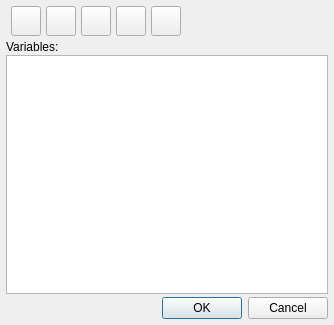
<?xml version="1.0" encoding="UTF-8"?>
<ui version="4.0">
 <class>QDesVariables</class>
 <widget class="QDialog" name="QDesVariables">
  <property name="geometry">
   <rect>
    <x>0</x>
    <y>0</y>
    <width>334</width>
    <height>325</height>
   </rect>
  </property>
  <property name="windowTitle">
   <string>Variables</string>
  </property>
  <property name="locale">
   <locale language="Russian" country="Ukraine"/>
  </property>
  <layout class="QVBoxLayout" name="verticalLayout_2">
   <property name="spacing">
    <number>3</number>
   </property>
   <property name="leftMargin">
    <number>6</number>
   </property>
   <property name="topMargin">
    <number>5</number>
   </property>
   <property name="rightMargin">
    <number>6</number>
   </property>
   <property name="bottomMargin">
    <number>6</number>
   </property>
   <item>
    <widget class="QFrame" name="frame">
     <property name="minimumSize">
      <size>
       <width>0</width>
       <height>32</height>
      </size>
     </property>
     <property name="frameShape">
      <enum>QFrame::NoFrame</enum>
     </property>
     <property name="frameShadow">
      <enum>QFrame::Sunken</enum>
     </property>
     <widget class="QToolButton" name="butaddvar">
      <property name="geometry">
       <rect>
        <x>40</x>
        <y>1</y>
        <width>30</width>
        <height>30</height>
       </rect>
      </property>
      <property name="toolTip">
       <string>Add</string>
      </property>
      <property name="text">
       <string/>
      </property>
      <property name="icon">
       <iconset resource="images.qrc">
        <normaloff>:/new/dialogs/images/add.png</normaloff>:/new/dialogs/images/add.png</iconset>
      </property>
     </widget>
     <widget class="QToolButton" name="butaddgroup">
      <property name="geometry">
       <rect>
        <x>5</x>
        <y>1</y>
        <width>30</width>
        <height>30</height>
       </rect>
      </property>
      <property name="toolTip">
       <string>Add group</string>
      </property>
      <property name="text">
       <string/>
      </property>
      <property name="icon">
       <iconset resource="images.qrc">
        <normaloff>:/new/dialogs/images/add_group.png</normaloff>:/new/dialogs/images/add_group.png</iconset>
      </property>
     </widget>
     <widget class="QToolButton" name="butdelete">
      <property name="geometry">
       <rect>
        <x>110</x>
        <y>1</y>
        <width>30</width>
        <height>30</height>
       </rect>
      </property>
      <property name="toolTip">
       <string>Delete</string>
      </property>
      <property name="text">
       <string/>
      </property>
      <property name="icon">
       <iconset resource="images.qrc">
        <normaloff>:/new/dialogs/images/delete.png</normaloff>:/new/dialogs/images/delete.png</iconset>
      </property>
     </widget>
     <widget class="QToolButton" name="butedit">
      <property name="geometry">
       <rect>
        <x>75</x>
        <y>1</y>
        <width>30</width>
        <height>30</height>
       </rect>
      </property>
      <property name="toolTip">
       <string>Edit</string>
      </property>
      <property name="text">
       <string/>
      </property>
      <property name="icon">
       <iconset resource="images.qrc">
        <normaloff>:/new/dialogs/images/edit.png</normaloff>:/new/dialogs/images/edit.png</iconset>
      </property>
     </widget>
     <widget class="QToolButton" name="buttext">
      <property name="geometry">
       <rect>
        <x>145</x>
        <y>1</y>
        <width>30</width>
        <height>30</height>
       </rect>
      </property>
      <property name="toolTip">
       <string>Show as text</string>
      </property>
      <property name="text">
       <string/>
      </property>
      <property name="icon">
       <iconset resource="images.qrc">
        <normaloff>:/new/dialogs/images/plaintext.png</normaloff>:/new/dialogs/images/plaintext.png</iconset>
      </property>
     </widget>
    </widget>
   </item>
   <item>
    <layout class="QVBoxLayout" name="verticalLayout">
     <property name="spacing">
      <number>1</number>
     </property>
     <item>
      <widget class="QLabel" name="label">
       <property name="text">
        <string>Variables:</string>
       </property>
      </widget>
     </item>
     <item>
      <widget class="QTreeView" name="treevariables">
       <property name="editTriggers">
        <set>QAbstractItemView::DoubleClicked|QAbstractItemView::EditKeyPressed</set>
       </property>
       <attribute name="headerVisible">
        <bool>false</bool>
       </attribute>
      </widget>
     </item>
    </layout>
   </item>
   <item>
    <widget class="QDialogButtonBox" name="buttonBox">
     <property name="orientation">
      <enum>Qt::Horizontal</enum>
     </property>
     <property name="standardButtons">
      <set>QDialogButtonBox::Cancel|QDialogButtonBox::Ok</set>
     </property>
    </widget>
   </item>
  </layout>
 </widget>
 <resources>
  <include location="images.qrc"/>
 </resources>
 <connections>
  <connection>
   <sender>buttonBox</sender>
   <signal>accepted()</signal>
   <receiver>QDesVariables</receiver>
   <slot>accept()</slot>
   <hints>
    <hint type="sourcelabel">
     <x>248</x>
     <y>254</y>
    </hint>
    <hint type="destinationlabel">
     <x>157</x>
     <y>274</y>
    </hint>
   </hints>
  </connection>
  <connection>
   <sender>buttonBox</sender>
   <signal>rejected()</signal>
   <receiver>QDesVariables</receiver>
   <slot>reject()</slot>
   <hints>
    <hint type="sourcelabel">
     <x>316</x>
     <y>260</y>
    </hint>
    <hint type="destinationlabel">
     <x>286</x>
     <y>274</y>
    </hint>
   </hints>
  </connection>
 </connections>
</ui>
